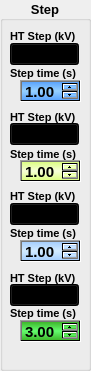
   <widget class="QGroupBox" name="groupBox_4">
    <property name="geometry">
     <rect>
      <x>124</x>
      <y>130</y>
      <width>91</width>
      <height>371</height>
     </rect>
    </property>
    <property name="font">
     <font>
      <family>Arial</family>
      <pointsize>10</pointsize>
      <weight>75</weight>
      <bold>true</bold>
     </font>
    </property>
    <property name="title">
     <string>Step</string>
    </property>
    <property name="alignment">
     <set>Qt::AlignCenter</set>
    </property>
    <widget class="QDoubleSpinBox" name="doubleSpinBox_step4">
     <property name="geometry">
      <rect>
       <x>20</x>
       <y>320</y>
       <width>61</width>
       <height>22</height>
      </rect>
     </property>
     <property name="font">
      <font>
       <family>Arial</family>
       <pointsize>11</pointsize>
      </font>
     </property>
     <property name="styleSheet">
      <string notr="true">background-color: qlineargradient(spread:reflect, x1:0, y1:0, x2:0, y2:0.5, stop:0 rgba(62, 183, 43, 255), stop:1 rgba(99, 252, 110, 255));</string>
     </property>
     <property name="value">
      <double>3.000000000000000</double>
     </property>
    </widget>
    <widget class="QComboBox" name="comboBox">
     <property name="geometry">
      <rect>
       <x>10</x>
       <y>43</y>
       <width>69</width>
       <height>22</height>
      </rect>
     </property>
     <property name="font">
      <font>
       <family>Arial</family>
       <pointsize>12</pointsize>
       <weight>75</weight>
       <bold>true</bold>
      </font>
     </property>
     <property name="styleSheet">
      <string notr="true">background-color: qlineargradient(spread:reflect, x1:0, y1:0, x2:0, y2:0.5, stop:0 rgba(90, 164, 254, 255), stop:1 rgba(150, 208, 255, 255));</string>
     </property>
     <item>
      <property name="text">
       <string>0.05</string>
      </property>
     </item>
     <item>
      <property name="text">
       <string>0.1</string>
      </property>
     </item>
     <item>
      <property name="text">
       <string>0.2</string>
      </property>
     </item>
     <item>
      <property name="text">
       <string>0.5</string>
      </property>
     </item>
     <item>
      <property name="text">
       <string>1.0</string>
      </property>
     </item>
     <item>
      <property name="text">
       <string>2.0</string>
      </property>
     </item>
     <item>
      <property name="text">
       <string>5.0</string>
      </property>
     </item>
     <item>
      <property name="text">
       <string>10</string>
      </property>
     </item>
    </widget>
    <widget class="QLabel" name="label_23">
     <property name="geometry">
      <rect>
       <x>10</x>
       <y>270</y>
       <width>71</width>
       <height>16</height>
      </rect>
     </property>
     <property name="font">
      <font>
       <family>Arial</family>
       <pointsize>8</pointsize>
       <weight>75</weight>
       <bold>true</bold>
      </font>
     </property>
     <property name="text">
      <string>HT Step (kV)</string>
     </property>
    </widget>
    <widget class="QLabel" name="label_22">
     <property name="geometry">
      <rect>
       <x>10</x>
       <y>305</y>
       <width>71</width>
       <height>16</height>
      </rect>
     </property>
     <property name="font">
      <font>
       <family>Arial</family>
       <pointsize>8</pointsize>
       <weight>75</weight>
       <bold>true</bold>
      </font>
     </property>
     <property name="text">
      <string>Step time (s)</string>
     </property>
    </widget>
    <widget class="QComboBox" name="comboBox_2">
     <property name="geometry">
      <rect>
       <x>10</x>
       <y>123</y>
       <width>69</width>
       <height>22</height>
      </rect>
     </property>
     <property name="font">
      <font>
       <family>Arial</family>
       <pointsize>12</pointsize>
       <weight>75</weight>
       <bold>true</bold>
      </font>
     </property>
     <property name="styleSheet">
      <string notr="true">background-color: qlineargradient(spread:reflect, x1:0, y1:0, x2:0, y2:0.5, stop:0 rgba(220, 254, 130, 255), stop:1 rgba(247, 255, 217, 255));</string>
     </property>
     <item>
      <property name="text">
       <string>0.05</string>
      </property>
     </item>
     <item>
      <property name="text">
       <string>0.1</string>
      </property>
     </item>
     <item>
      <property name="text">
       <string>0.2</string>
      </property>
     </item>
     <item>
      <property name="text">
       <string>0.5</string>
      </property>
     </item>
     <item>
      <property name="text">
       <string>1.0</string>
      </property>
     </item>
     <item>
      <property name="text">
       <string>2.0</string>
      </property>
     </item>
     <item>
      <property name="text">
       <string>5.0</string>
      </property>
     </item>
     <item>
      <property name="text">
       <string>10</string>
      </property>
     </item>
    </widget>
    <widget class="QLabel" name="label_21">
     <property name="geometry">
      <rect>
       <x>10</x>
       <y>188</y>
       <width>71</width>
       <height>16</height>
      </rect>
     </property>
     <property name="font">
      <font>
       <family>Arial</family>
       <pointsize>8</pointsize>
       <weight>75</weight>
       <bold>true</bold>
      </font>
     </property>
     <property name="text">
      <string>HT Step (kV)</string>
     </property>
    </widget>
    <widget class="QComboBox" name="comboBox_3">
     <property name="geometry">
      <rect>
       <x>10</x>
       <y>203</y>
       <width>69</width>
       <height>22</height>
      </rect>
     </property>
     <property name="font">
      <font>
       <family>Arial</family>
       <pointsize>12</pointsize>
       <weight>75</weight>
       <bold>true</bold>
      </font>
     </property>
     <property name="styleSheet">
      <string notr="true">background-color: qlineargradient(spread:reflect, x1:0, y1:0, x2:0, y2:0.5, stop:0 rgba(166, 206, 254, 255), stop:1 rgba(210, 235, 255, 255));</string>
     </property>
     <item>
      <property name="text">
       <string>0.05</string>
      </property>
     </item>
     <item>
      <property name="text">
       <string>0.1</string>
      </property>
     </item>
     <item>
      <property name="text">
       <string>0.2</string>
      </property>
     </item>
     <item>
      <property name="text">
       <string>0.5</string>
      </property>
     </item>
     <item>
      <property name="text">
       <string>1.0</string>
      </property>
     </item>
     <item>
      <property name="text">
       <string>2.0</string>
      </property>
     </item>
     <item>
      <property name="text">
       <string>5.0</string>
      </property>
     </item>
     <item>
      <property name="text">
       <string>10</string>
      </property>
     </item>
    </widget>
    <widget class="QLabel" name="label_15">
     <property name="geometry">
      <rect>
       <x>10</x>
       <y>28</y>
       <width>71</width>
       <height>16</height>
      </rect>
     </property>
     <property name="font">
      <font>
       <family>Arial</family>
       <pointsize>8</pointsize>
       <weight>75</weight>
       <bold>true</bold>
      </font>
     </property>
     <property name="text">
      <string>HT Step (kV)</string>
     </property>
    </widget>
    <widget class="QLabel" name="label_17">
     <property name="geometry">
      <rect>
       <x>10</x>
       <y>65</y>
       <width>71</width>
       <height>16</height>
      </rect>
     </property>
     <property name="font">
      <font>
       <family>Arial</family>
       <pointsize>8</pointsize>
       <weight>75</weight>
       <bold>true</bold>
      </font>
     </property>
     <property name="text">
      <string>Step time (s)</string>
     </property>
    </widget>
    <widget class="QDoubleSpinBox" name="doubleSpinBox_step2">
     <property name="geometry">
      <rect>
       <x>20</x>
       <y>160</y>
       <width>61</width>
       <height>22</height>
      </rect>
     </property>
     <property name="font">
      <font>
       <family>Arial</family>
       <pointsize>11</pointsize>
      </font>
     </property>
     <property name="styleSheet">
      <string notr="true">background-color: qlineargradient(spread:reflect, x1:0, y1:0, x2:0, y2:0.5, stop:0 rgba(220, 254, 130, 255), stop:1 rgba(247, 255, 217, 255));</string>
     </property>
     <property name="value">
      <double>1.000000000000000</double>
     </property>
    </widget>
    <widget class="QLabel" name="label_20">
     <property name="geometry">
      <rect>
       <x>10</x>
       <y>225</y>
       <width>71</width>
       <height>16</height>
      </rect>
     </property>
     <property name="font">
      <font>
       <family>Arial</family>
       <pointsize>8</pointsize>
       <weight>75</weight>
       <bold>true</bold>
      </font>
     </property>
     <property name="text">
      <string>Step time (s)</string>
     </property>
    </widget>
    <widget class="QDoubleSpinBox" name="doubleSpinBox_step1">
     <property name="geometry">
      <rect>
       <x>20</x>
       <y>80</y>
       <width>61</width>
       <height>22</height>
      </rect>
     </property>
     <property name="font">
      <font>
       <family>Arial</family>
       <pointsize>11</pointsize>
      </font>
     </property>
     <property name="styleSheet">
      <string notr="true">background-color: qlineargradient(spread:reflect, x1:0, y1:0, x2:0, y2:0.5, stop:0 rgba(90, 164, 254, 255), stop:1 rgba(150, 208, 255, 255));</string>
     </property>
     <property name="value">
      <double>1.000000000000000</double>
     </property>
    </widget>
    <widget class="QLabel" name="label_19">
     <property name="geometry">
      <rect>
       <x>10</x>
       <y>109</y>
       <width>71</width>
       <height>16</height>
      </rect>
     </property>
     <property name="font">
      <font>
       <family>Arial</family>
       <pointsize>8</pointsize>
       <weight>75</weight>
       <bold>true</bold>
      </font>
     </property>
     <property name="text">
      <string>HT Step (kV)</string>
     </property>
    </widget>
    <widget class="QLabel" name="label_18">
     <property name="geometry">
      <rect>
       <x>10</x>
       <y>146</y>
       <width>71</width>
       <height>16</height>
      </rect>
     </property>
     <property name="font">
      <font>
       <family>Arial</family>
       <pointsize>8</pointsize>
       <weight>75</weight>
       <bold>true</bold>
      </font>
     </property>
     <property name="text">
      <string>Step time (s)</string>
     </property>
    </widget>
    <widget class="QDoubleSpinBox" name="doubleSpinBox_step3">
     <property name="geometry">
      <rect>
       <x>20</x>
       <y>240</y>
       <width>61</width>
       <height>22</height>
      </rect>
     </property>
     <property name="font">
      <font>
       <family>Arial</family>
       <pointsize>11</pointsize>
      </font>
     </property>
     <property name="styleSheet">
      <string notr="true">background-color: qlineargradient(spread:reflect, x1:0, y1:0, x2:0, y2:0.5, stop:0 rgba(166, 206, 254, 255), stop:1 rgba(210, 235, 255, 255));</string>
     </property>
     <property name="value">
      <double>1.000000000000000</double>
     </property>
    </widget>
    <widget class="QComboBox" name="comboBox_4">
     <property name="geometry">
      <rect>
       <x>10</x>
       <y>284</y>
       <width>69</width>
       <height>22</height>
      </rect>
     </property>
     <property name="font">
      <font>
       <family>Arial</family>
       <pointsize>12</pointsize>
       <weight>75</weight>
       <bold>true</bold>
      </font>
     </property>
     <property name="styleSheet">
      <string notr="true">background-color: qlineargradient(spread:reflect, x1:0, y1:0, x2:0, y2:0.5, stop:0 rgba(62, 183, 43, 255), stop:1 rgba(99, 252, 110, 255));</string>
     </property>
     <item>
      <property name="text">
       <string>0.05</string>
      </property>
     </item>
     <item>
      <property name="text">
       <string>0.1</string>
      </property>
     </item>
     <item>
      <property name="text">
       <string>0.2</string>
      </property>
     </item>
     <item>
      <property name="text">
       <string>0.5</string>
      </property>
     </item>
     <item>
      <property name="text">
       <string>1.0</string>
      </property>
     </item>
     <item>
      <property name="text">
       <string>2.0</string>
      </property>
     </item>
     <item>
      <property name="text">
       <string>5.0</string>
      </property>
     </item>
     <item>
      <property name="text">
       <string>10</string>
      </property>
     </item>
    </widget>
   </widget>
